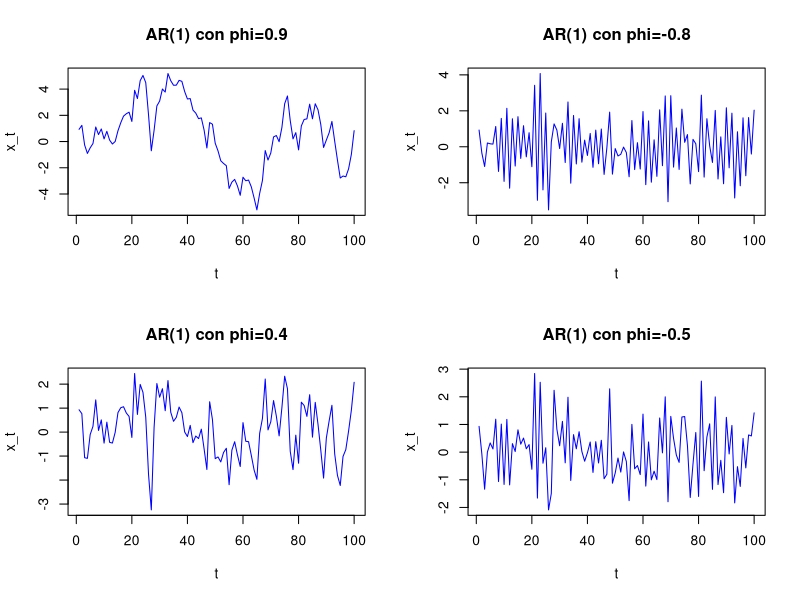
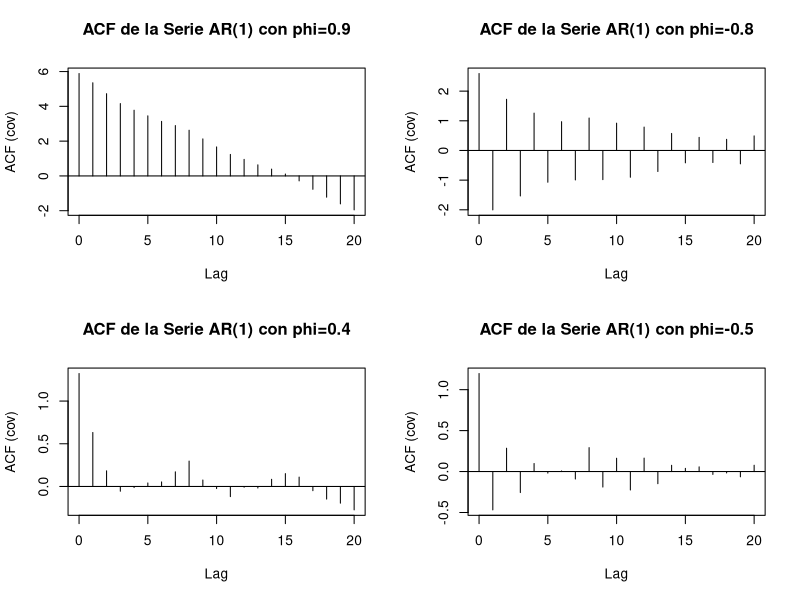
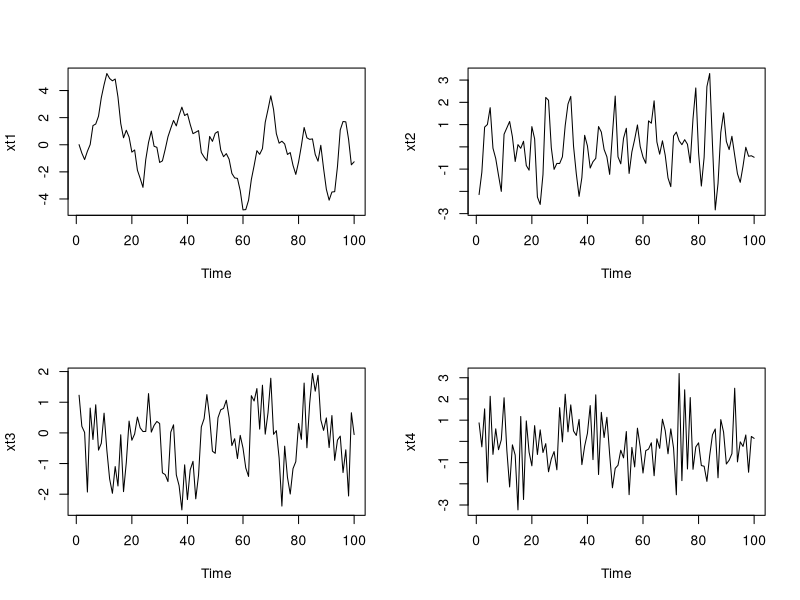
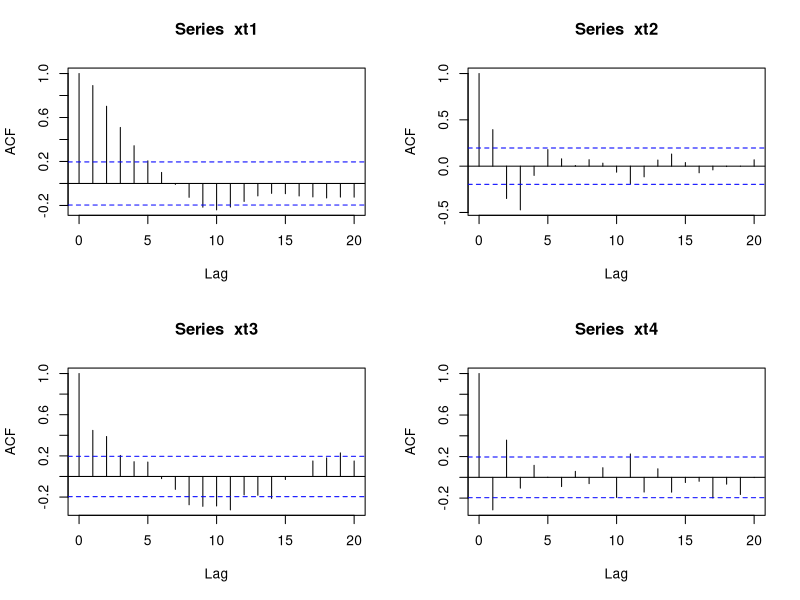
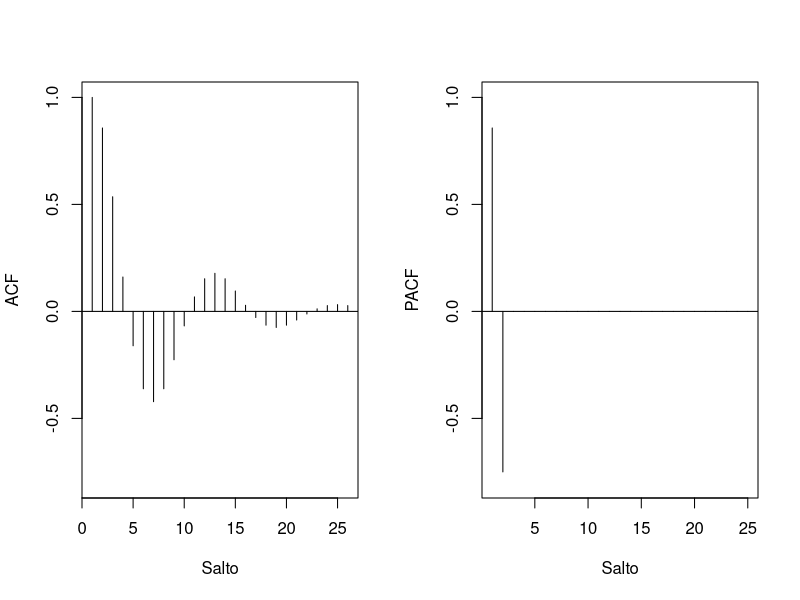
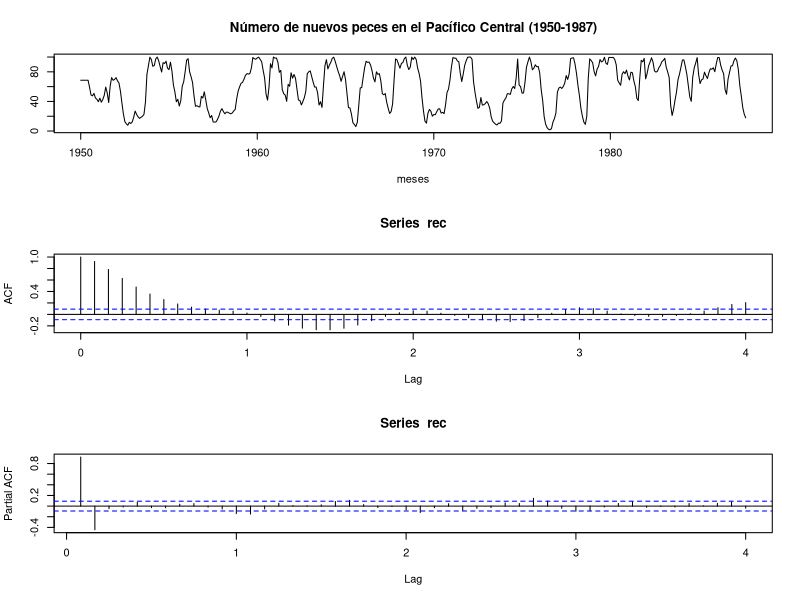
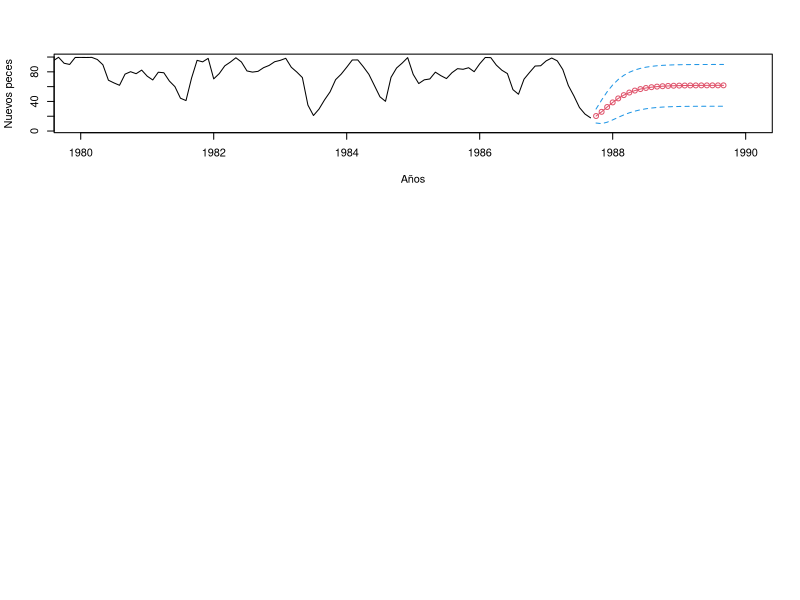

Write R code to recreate these figures, in order.
## ---- chunk 1
# Coeficientes phi
phi1=0.9
phi2=-0.8
phi3=0.4
phi4=-0.5
# Ruido blanco gaussiano
w=rnorm(100,0,1)
# Series AR(1)
ar1_1=filter(w,filter = phi1,method = "recursive")
ar1_2=filter(w,filter = phi2,method = "recursive")
ar1_3=filter(w,filter = phi3,method = "recursive")
ar1_4=filter(w,filter = phi4,method = "recursive")
# Graficos
par(mfrow=c(2,2))
plot.ts(ar1_1, col="blue",type = "l",
     main = "AR(1) con phi=0.9",xlab="t",ylab="x_t")
plot.ts(ar1_2, col="blue",type = "l",
        main = "AR(1) con phi=-0.8",xlab="t",ylab="x_t")
plot.ts(ar1_3, col="blue",type = "l",
        main = "AR(1) con phi=0.4",xlab="t",ylab="x_t")
plot.ts(ar1_4, col="blue",type = "l",
        main = "AR(1) con phi=-0.5",xlab="t",ylab="x_t")
## ---- chunk 2
par(mfrow=c(2,2))
acf(ar1_1,type = "covariance", main="ACF de la Serie AR(1) con phi=0.9")
acf(ar1_2,type = "covariance", main="ACF de la Serie AR(1) con phi=-0.8")
acf(ar1_3,type = "covariance", main="ACF de la Serie AR(1) con phi=0.4")
acf(ar1_4,type = "covariance", main="ACF de la Serie AR(1) con phi=-0.5")
## ---- chunk 3
# Series AR(2)
xt1<-arima.sim(list(order=c(2,0,0),ar=c(1.2,-0.35)),n=100)
xt2<-arima.sim(list(order=c(2,0,0),ar=c(0.6,-0.4)),n=100)
xt3<-arima.sim(list(order=c(2,0,0),ar=c(0.2,0.35)),n=100)
xt4<-arima.sim(list(order=c(2,0,0),ar=c(-0.2,0.35)),n=100)
# Graficos de las series
par(mfrow=c(2,2))
plot(xt1,type="l")
plot(xt2,type="l")
plot(xt3,type="l")
plot(xt4,type="l")
# Funciones de autocovarianzas
par(mfrow=c(2,2))
acf(xt1)
acf(xt2)
acf(xt3)
acf(xt4)
## ---- chunk 4
ACF=ARMAacf(ar=c(1.5,-0.75),ma=0,25)
PACF=ARMAacf(ar=c(1.5,-0.75),ma=0,25,pacf=T)
par(mfrow=c(1,2))
plot(ACF,type="h",ylim=c(-0.8,1),xlab="Salto")
abline(h=0)
plot(PACF,type="h",ylim=c(-0.8,1),xlab="Salto")
abline(h=0)
## ---- chunk 5
rec=ts(scan("data/recruit.txt"),start = 1950, frequency = 12)
par(mfrow=c(3,1))
plot(rec,type = "l", ylab = "", xlab = "meses", main = "Número de nuevos peces en el Pacífico Central (1950-1987)")
acf(rec,48)
pacf(rec,48)
## ---- chunk 6
# Ajuste AR(2)
regr=ar.ols(rec,order=2,demean = FALSE, intercept = TRUE)
regr$asy.se.coef
# Prediccion
fore=predict(regr, n.ahead=24)
ts.plot(rec,fore$pred,col=1:2,xlim=c(1980,1990),
        xlab="Años", ylab="Nuevos peces")
lines(fore$pred,type = "p",col=2)
lines(fore$pred+fore$se,lty = "dashed",col=4)
lines(fore$pred-fore$se,lty = "dashed",col=4)
